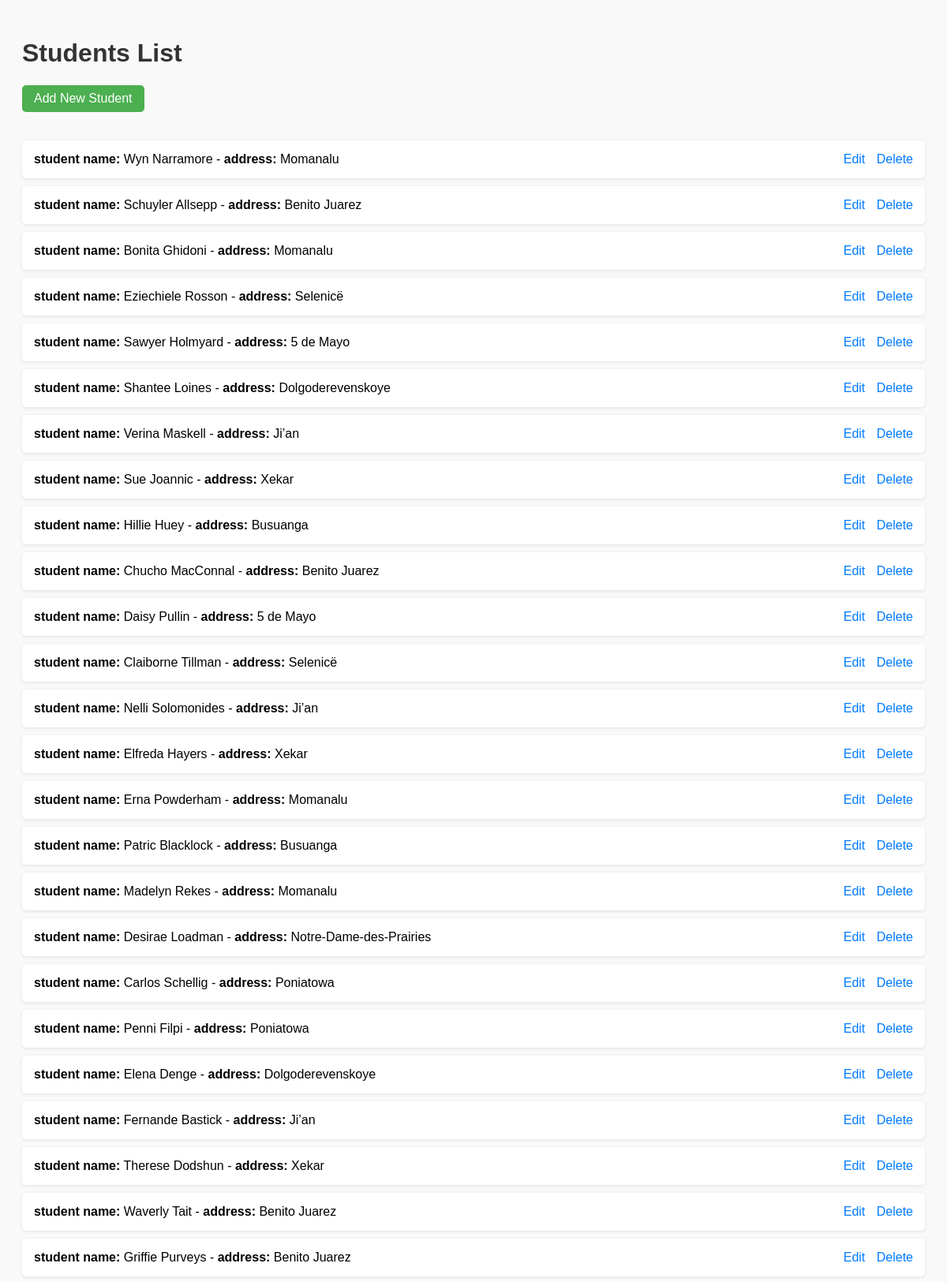
The page /users/lab11/students/ (signed in, upper part) on the database its author committed.
### apps/usermodule/models.py (models this page shows, shortened)
class Student(models.Model):
    name = models.CharField(max_length=100)
    age = models.IntegerField()
    address = models.ForeignKey(Address, on_delete=models.CASCADE)

class Address(models.Model):
    city = models.CharField(max_length=100)

### apps/usermodule/views.py (the view)
# urls.py: path('lab11/students/', views.student_list, name='student_list'),
@login_required(login_url='/users/login/')
def student_list(request):
    students = Student.objects.all()
    return render(request, 'usermodule/student_list.html', {'students': students})

### apps/templates/usermodule/student_list.html (shortened to what this page needs)
<!DOCTYPE html>
<html lang="en">
<head>
</head>
<body>
<h1>Students List</h1>
<a href="{% url 'student_add' %}" class="button">Add New Student</a>
<ul>
    {% for student in students %}
    <li>
        <div>
            <Strong>student name:</strong> {{ student.name }} -  <Strong>address:</strong> {{ student.address.city }}
        </div>
        <div class="actions">
            <a href="{% url 'student_update' student.pk %}">Edit</a>
            <a href="{% url 'student_delete' student.pk %}">Delete</a>
        </div>
    </li>
    {% empty %}
    <li>No students available.</li>
    {% endfor %}
</ul>
</body>
</html>

### apps/templates/usermodule/student_list.html (style rules this page uses)
body { font-family: Arial, sans-serif; padding: 20px; background-color: #f9f9f9; }
h1 { color: #333; }
a.button { display: inline-block; padding: 8px 15px; margin-bottom: 20px; background-color: #4CAF50; color: white; text-decoration: none; border-radius: 5px; }
ul { list-style: none; padding: 0; }
li { background: white; margin-bottom: 10px; padding: 15px; border-radius: 5px; box-shadow: 0 1px 4px rgba(0,0,0,0.1); display: flex; justify-content: space-between; align-items: center; }
.actions a { margin-left: 10px; color: #007bff; text-decoration: none; }

### rows shown on the page
Student: name "Wyn Narramore", address.city "Momanalu"
Student: name "Schuyler Allsepp", address.city "Benito Juarez"
Student: name "Bonita Ghidoni", address.city "Momanalu"
Student: name "Eziechiele Rosson", address.city "Selenicë"
Student: name "Sawyer Holmyard", address.city "5 de Mayo"
Student: name "Shantee Loines", address.city "Dolgoderevenskoye"
Student: name "Verina Maskell", address.city "Ji’an"
Student: name "Sue Joannic", address.city "Xekar"
Student: name "Hillie Huey", address.city "Busuanga"
Student: name "Chucho MacConnal", address.city "Benito Juarez"
Student: name "Daisy Pullin", address.city "5 de Mayo"
Student: name "Claiborne Tillman", address.city "Selenicë"
Student: name "Nelli Solomonides", address.city "Ji’an"
Student: name "Elfreda Hayers", address.city "Xekar"
Student: name "Erna Powderham", address.city "Momanalu"
Student: name "Patric Blacklock", address.city "Busuanga"
Student: name "Madelyn Rekes", address.city "Momanalu"
Student: name "Desirae Loadman", address.city "Notre-Dame-des-Prairies"
Student: name "Carlos Schellig", address.city "Poniatowa"
Student: name "Penni Filpi", address.city "Poniatowa"
Student: name "Elena Denge", address.city "Dolgoderevenskoye"
Student: name "Fernande Bastick", address.city "Ji’an"
Student: name "Therese Dodshun", address.city "Xekar"
Student: name "Waverly Tait", address.city "Benito Juarez"
Student: name "Griffie Purveys", address.city "Benito Juarez"
